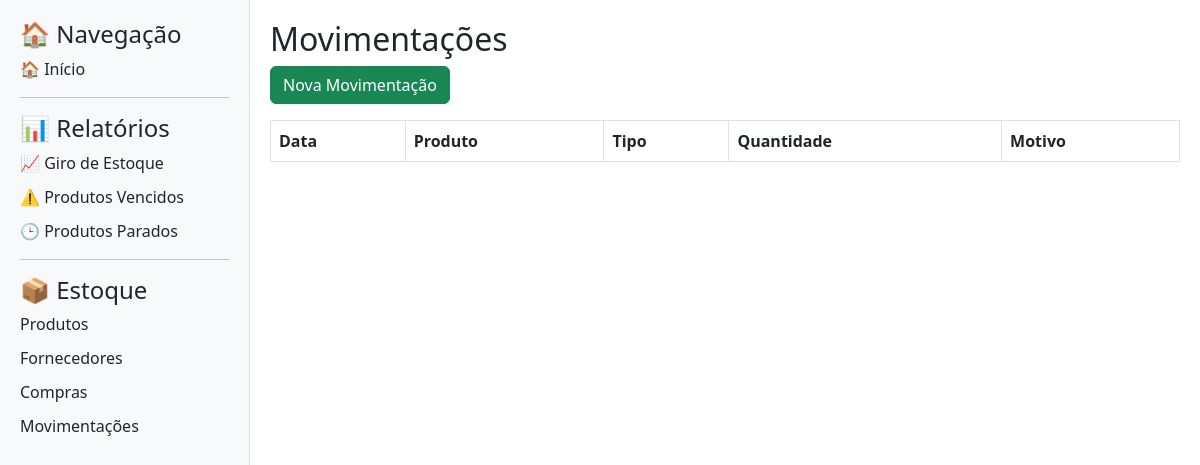
Page /movimentacoes on the earlier database version.
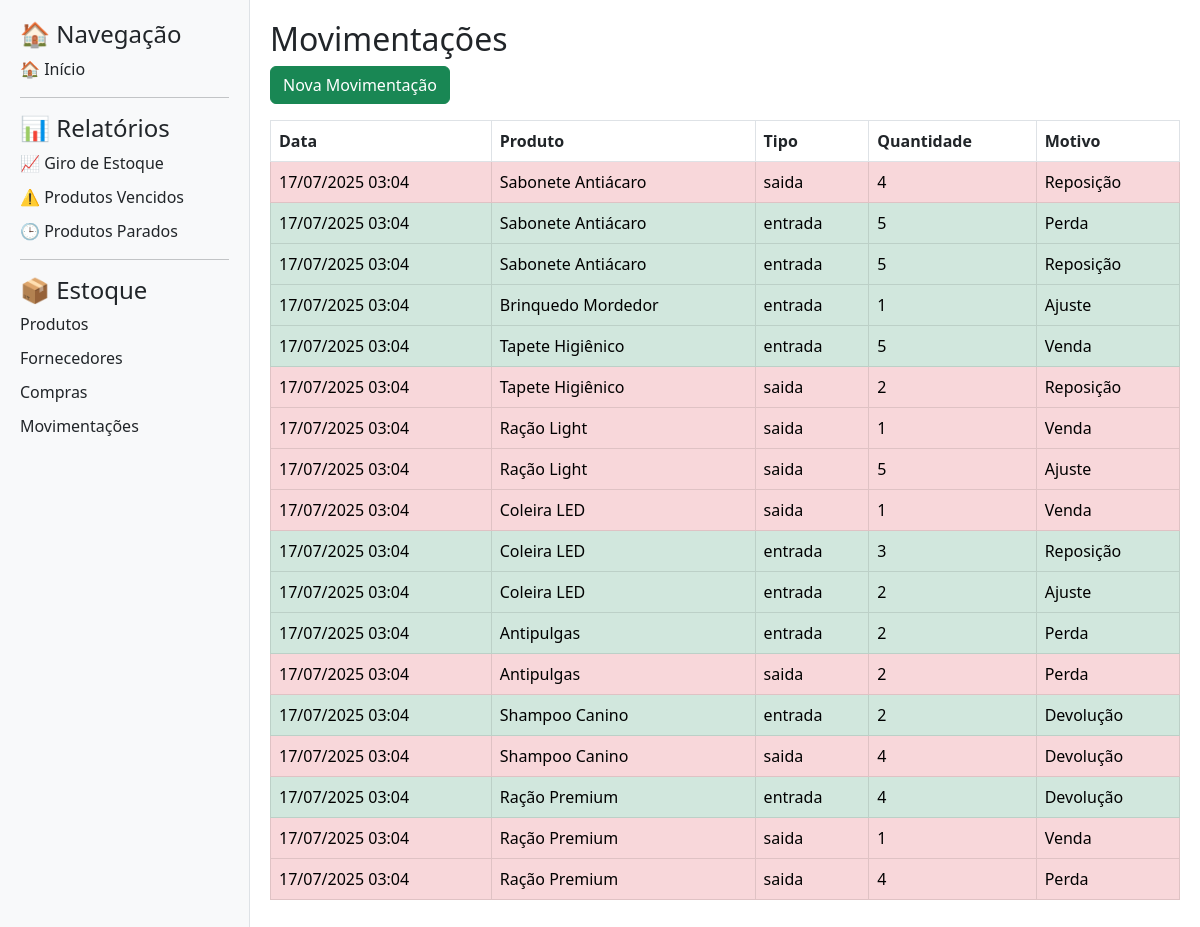
Same page on the later database version.
### app/models.py (models this page shows)
class Movimentacao(db.Model):
    id = db.Column(db.Integer, primary_key=True)
    produto_id = db.Column(db.Integer, db.ForeignKey('produto.id'), nullable=False)
    tipo = db.Column(db.String(10))  # entrada ou saida
    quantidade = db.Column(db.Integer, nullable=False)
    motivo = db.Column(db.String(100))
    data = db.Column(db.DateTime, default=datetime.utcnow)
    produto = db.relationship('Produto')

class Produto(db.Model):
    id = db.Column(db.Integer, primary_key=True)
    nome = db.Column(db.String(100), nullable=False)
    lote = db.Column(db.String(50))
    validade = db.Column(db.Date)
    quantidade = db.Column(db.Integer, default=0)
    estoque_minimo = db.Column(db.Integer, default=10)
    estoque_maximo = db.Column(db.Integer, default=100)

### app/routes.py (the view)
@app.route("/movimentacoes")
def listar_movimentacoes():
    movimentacoes = Movimentacao.query.order_by(Movimentacao.data.desc()).all()
    return render_template("movimentacoes.html", movimentacoes=movimentacoes)

### app/templates/movimentacoes.html
{% extends 'base.html' %}
{% block content %}
<h2>Movimentações</h2>
<a class="btn btn-success mb-3" href="{{ url_for('nova_movimentacao') }}">Nova Movimentação</a>
<table class="table table-bordered">
    <thead>
        <tr>
            <th>Data</th>
            <th>Produto</th>
            <th>Tipo</th>
            <th>Quantidade</th>
            <th>Motivo</th>
        </tr>
    </thead>
    <tbody>
        {% for mov in movimentacoes %}
        <tr class="{{ 'table-danger' if mov.tipo == 'saida' else 'table-success' }}">
            <td>{{ mov.data.strftime('%d/%m/%Y %H:%M') }}</td>
            <td>{{ mov.produto.nome }}</td>
            <td>{{ mov.tipo }}</td>
            <td>{{ mov.quantidade }}</td>
            <td>{{ mov.motivo }}</td>
        </tr>
        {% endfor %}
    </tbody>
</table>
{% endblock %}

Differences in the rows shown:
added Movimentacao: data "17/07/2025 03:04", produto.nome "Sabonete Antiácaro", tipo "saida", quantidade "4", motivo "Reposição"
added Movimentacao: data "17/07/2025 03:04", produto.nome "Sabonete Antiácaro", tipo "entrada", quantidade "5", motivo "Perda"
added Movimentacao: data "17/07/2025 03:04", produto.nome "Sabonete Antiácaro", tipo "entrada", quantidade "5", motivo "Reposição"
added Movimentacao: data "17/07/2025 03:04", produto.nome "Brinquedo Mordedor", tipo "entrada", quantidade "1", motivo "Ajuste"
added Movimentacao: data "17/07/2025 03:04", produto.nome "Tapete Higiênico", tipo "entrada", quantidade "5", motivo "Venda"
added Movimentacao: data "17/07/2025 03:04", produto.nome "Tapete Higiênico", tipo "saida", quantidade "2", motivo "Reposição"
added Movimentacao: data "17/07/2025 03:04", produto.nome "Ração Light", tipo "saida", quantidade "1", motivo "Venda"
added Movimentacao: data "17/07/2025 03:04", produto.nome "Ração Light", tipo "saida", quantidade "5", motivo "Ajuste"
added Movimentacao: data "17/07/2025 03:04", produto.nome "Coleira LED", tipo "saida", quantidade "1", motivo "Venda"
added Movimentacao: data "17/07/2025 03:04", produto.nome "Coleira LED", tipo "entrada", quantidade "3", motivo "Reposição"
added Movimentacao: data "17/07/2025 03:04", produto.nome "Coleira LED", tipo "entrada", quantidade "2", motivo "Ajuste"
added Movimentacao: data "17/07/2025 03:04", produto.nome "Antipulgas", tipo "entrada", quantidade "2", motivo "Perda"
added Movimentacao: data "17/07/2025 03:04", produto.nome "Antipulgas", tipo "saida", quantidade "2", motivo "Perda"
added Movimentacao: data "17/07/2025 03:04", produto.nome "Shampoo Canino", tipo "entrada", quantidade "2", motivo "Devolução"
added Movimentacao: data "17/07/2025 03:04", produto.nome "Shampoo Canino", tipo "saida", quantidade "4", motivo "Devolução"
added Movimentacao: data "17/07/2025 03:04", produto.nome "Ração Premium", tipo "entrada", quantidade "4", motivo "Devolução"
added Movimentacao: data "17/07/2025 03:04", produto.nome "Ração Premium", tipo "saida", quantidade "1", motivo "Venda"
added Movimentacao: data "17/07/2025 03:04", produto.nome "Ração Premium", tipo "saida", quantidade "4", motivo "Perda"
